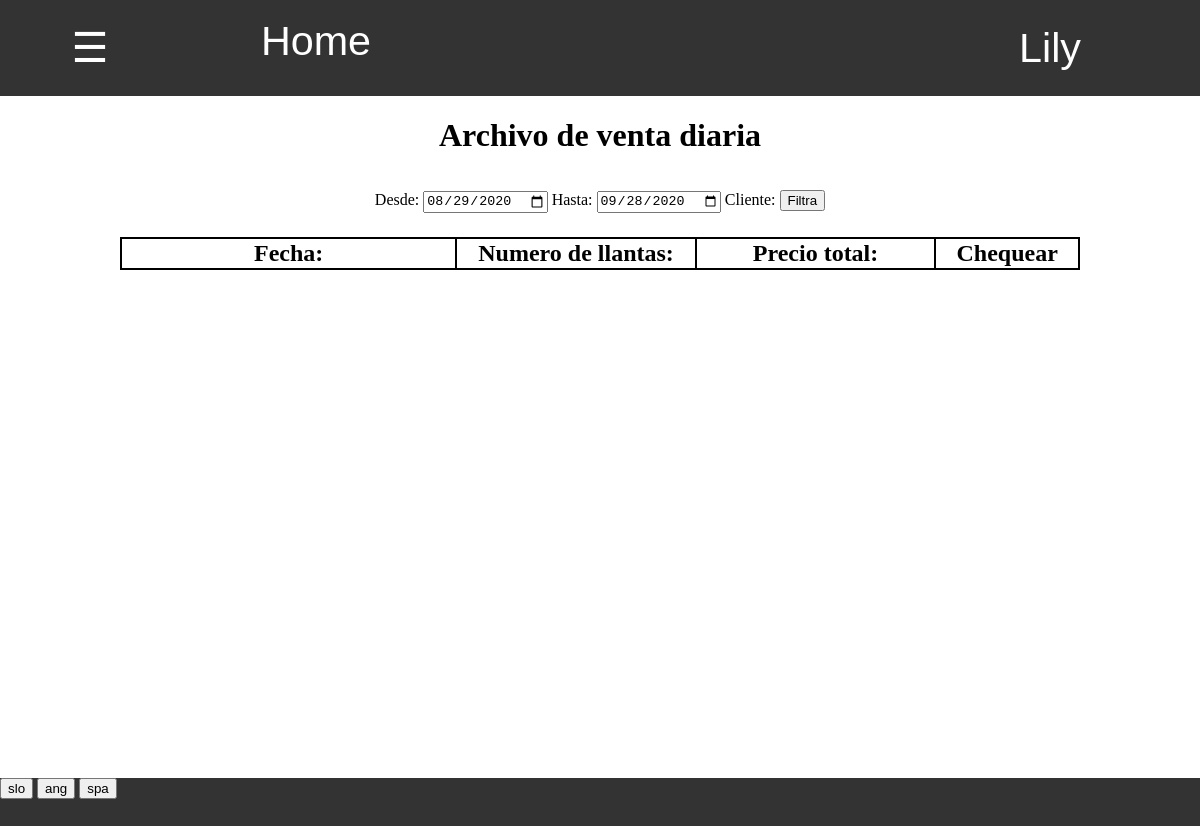
Page /zaloga/1/dnevna_prodaja/arhiv/ (signed in) on the earlier database version.
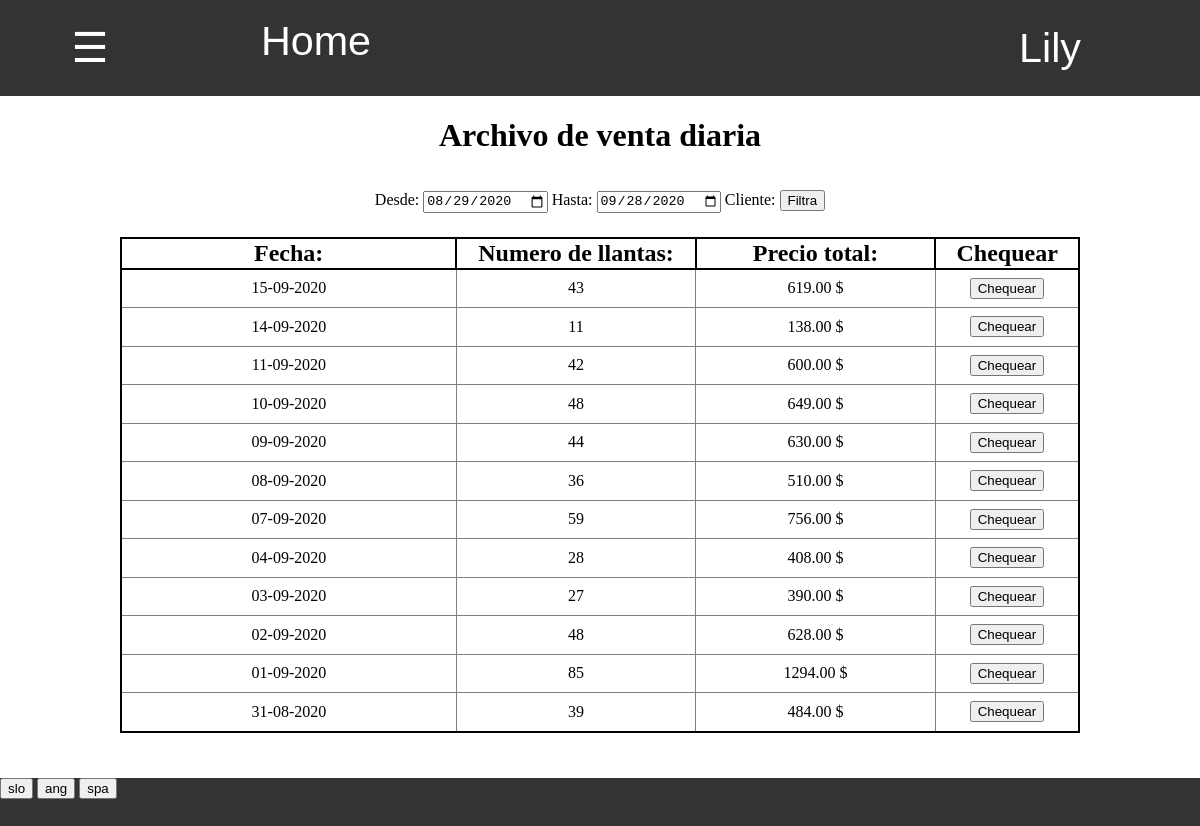
Same page on the later database version.
### program/models.py (models this page shows, shortened)
class Profil(models.Model):
    user = models.OneToOneField(User,on_delete=models.CASCADE)
    jezik =  models.CharField(default="spa",max_length=3, choices=JEZIKI)
    aktivna_zaloga = models.ForeignKey(Zaloga, default=1, on_delete=models.CASCADE)
    dovoljene_zaloge = models.ManyToManyField(Zaloga, related_name = "dovoljene")
    stranka = models.OneToOneField(Stranka, on_delete=models.CASCADE, default=None, null=True, blank=True)
    celo_ime = models.CharField(default="",max_length=40)
    tip_banke = models.CharField(default="",max_length=40)
    stevilka_racuna = models.CharField(default="",max_length=40)
    telefon = models.CharField(default="",max_length=40)

### zaloga/models.py (models this page shows, shortened)
class Dnevna_prodaja(models.Model):
    zaloga = models.ForeignKey(Zaloga, default=1, on_delete=models.CASCADE)
    prodaja = models.ForeignKey(Prodaja, default=1, on_delete=models.CASCADE)
    datum = models.DateField(default=timezone.now)
    title = models.CharField(default="", max_length=20)
    tip = 'dnevna_prodaja'
    @property
    def skupna_cena(self):
        cena = 0
        for vnos in Vnos.objects.filter(baza__dnevna_prodaja=self,baza__status="veljavno"):
            cena += vnos.cena * vnos.stevilo
        return cena
    @property
    def skupno_stevilo(self):
        stevilo = 0
        for vnos in Vnos.objects.filter(baza__dnevna_prodaja=self,baza__status="veljavno"):
            stevilo += vnos.stevilo
        return stevilo

class Vnos(models.Model):
    dimenzija = models.ForeignKey(Dimenzija,default=0,on_delete=models.CASCADE)
    tip = models.CharField(default="Y", choices=TIPI_SESTAVINE, max_length=10)
    stevilo = models.IntegerField()
    baza = models.ForeignKey(Baza,default=0, on_delete=models.CASCADE)
    cena = models.DecimalField(decimal_places=2,max_digits=5,default=None,null=True,blank=True)
    sprememba = models.ForeignKey(Sprememba,default=None,null=True,blank=True,on_delete=models.CASCADE)

### zaloga/views.py (the view, shortened to what this page needs)
# urls.py: path('arhiv/', views.arhiv, name='arhiv_baz'),
@login_required
def arhiv(request,zaloga, tip_baze):
    if request.method == "GET":
        danes = datetime.date.today().strftime('%Y-%m-%d')
        pred_mescem =  (datetime.date.today() - datetime.timedelta(days=30)).strftime('%Y-%m-%d')
        zacetek = request.GET.get('zacetek', pred_mescem)
        konec = request.GET.get('konec', danes)
        stranke = Stranka.objects.all()
        stranka = None
        if tip_baze == "dnevna_prodaja":
            baze = Dnevna_prodaja.objects.filter(zaloga=zaloga,datum__gte=zacetek, datum__lte=konec).prefetch_related('baza_set').order_by('-datum')
        zaloga = Zaloga.objects.get(pk =zaloga)
        return pokazi_stran(request, 'zaloga/arhiv_baz.html', {'zaloga':zaloga,'baze': baze, 'tip': tip_baze,'zacetek':zacetek,'konec':konec,'stranka':stranka,'stranke':stranke})

### program/models.py (called while the page is built)
    @property
    def vrni_jezike(self):
        return JEZIKI

### request_funkcije.py (called while the page is built)
def vrni_slovar(request):
    with open('slovar.json') as dat:
        slovar = json.load(dat)
    return slovar

def pokazi_stran(request, html, baze={}):
    je_stranka = False
    program = Program.objects.first()
    zaloga = request.user.profil.aktivna_zaloga
    if request.user.profil.stranka != None:
        je_stranka = True
    slovar = {'je_stranka':je_stranka,'program':program,'slovar':vrni_slovar(request),'jezik':request.user.profil.jezik}
    slovar.update(baze)
    if not 'zaloga' in baze:
        slovar.update({'zaloga':zaloga})
    slovar.update({'zaloga_pk':slovar['zaloga'].pk})
    return render(request, html, slovar)

### zaloga/models.py (called while the page is built)
    @property
    def tipi_prodaj(self):
        return json.loads(self.tipi_prodaje)

### zaloga/templatetags/zaloga_exstras.py (called while the page is built)
@register.filter(name="ima_prodajo")
def ima_prodajo(zaloga,prodaja):
    return prodaja in zaloga.tipi_prodaj

@register.filter
def keyvalue(dict, key):
    return dict[key]

### zaloga/templates/zaloga/arhiv_baz.html (shortened to what this page needs)
{% extends 'program/base.html' %}
{% load zaloga_exstras %}
{% block content %}
<h1>
{% if tip == 'prevzem' %}
    {{slovar|keyvalue:'Arhiv prevzemov'|keyvalue:jezik}}
{% elif tip == 'odpis' %}
    {{slovar|keyvalue:'Arhiv odpisov'|keyvalue:jezik}}
{% elif tip == 'inventura' %}
    {{slovar|keyvalue:'Arhiv inventur'|keyvalue:jezik}}
{% elif tip == 'vele_prodaja' %}
    {{slovar|keyvalue:'Arhiv vele prodaj'|keyvalue:jezik}}
{% elif tip == 'dnevna_prodaja' %}
    {{slovar|keyvalue:'Arhiv dnevnih prodaj'|keyvalue:jezik}}
{% endif %}
</h1>
<div class="filter" style="margin-top:3%">
    <form action="{% url 'arhiv_baz' zaloga_pk tip %}" method="GET">
        {{slovar|keyvalue:'Od'|keyvalue:jezik}}: <input type="date" value="{{zacetek}}" name="zacetek">
        {{slovar|keyvalue:'Do'|keyvalue:jezik}}: <input type="date" value="{{konec}}" name="konec">
        {{slovar|keyvalue:'Stranka'|keyvalue:jezik}}:
        <input type="submit" value="{{slovar|keyvalue:'Filtriraj'|keyvalue:jezik}}">
    </form>
</div>
<div class="table">
    {% if tip == "vele_prodaja" %}
    <table class="tabela_vnosov">
        <tr class="header">
            <th width="15%">{{slovar|keyvalue:'Faktura'|keyvalue:jezik}}:</th>
            <th width="15%">{{slovar|keyvalue:'Stranka'|keyvalue:jezik}}:</th>
            <th width="30%">{{slovar|keyvalue:'Datum'|keyvalue:jezik}}:</th>
            <th width="15%">{{slovar|keyvalue:'Skupno stevilo'|keyvalue:jezik}}: </th>
            <th width="20%">{{slovar|keyvalue:'Skupna cena'|keyvalue:jezik}}:</th>
            <th width="12%">{{slovar|keyvalue:'Ogled'|keyvalue:jezik}}</th>
        </tr>
        {% for baza in baze %}
            <tr>
                <td> {{baza.title}} </td>
                <td> {{baza.stranka.ime}} </td>
                <td> {{baza.datum}} </td>
                <td> {{baza.skupno_stevilo}} </td>
                <td> {{baza.koncna_cena}} $</td>
                <td>
                    <form action="{% url 'baza' zaloga_pk 'vele_prodaja' baza.pk %}" method="GET">
                        <input type="submit" value="{{slovar|keyvalue:'Ogled'|keyvalue:jezik}}">
                    </form>
                </td>
            </tr>
        {% endfor %}
    </table>
    {% elif tip == "dnevna_prodaja" %}
    <table class="tabela_vnosov">
        <tr>
            <th width="35%">{{slovar|keyvalue:'Datum'|keyvalue:jezik}}:</th>
            <th width="25%">{{slovar|keyvalue:'Stevilo prodanih'|keyvalue:jezik}}:</th>
            <th width="25%">{{slovar|keyvalue:'Skupna cena'|keyvalue:jezik}}:</th>
            <th width="15%">{{slovar|keyvalue:'Ogled'|keyvalue:jezik}}</th>
        </tr>
        {% for prodaja in baze %}
            <tr>
                <td> {{prodaja.title}} </td>
                <td> {{prodaja.skupno_stevilo}} </td>
                <td> {{prodaja.skupna_cena}} $ </td>
                <td>
                    <form action="{% url 'ogled_dnevne_prodaje' zaloga.pk prodaja.pk %}" method="GET">
                        <input type="submit" value="{{slovar|keyvalue:'Ogled'|keyvalue:jezik}}">
                    </form>
                </td>
            </tr>
        {% endfor %}
    </table>
    {% endif %}
</div>
{% endblock %}

Differences in the rows shown:
added Dnevna_prodaja: title "15-09-2020", skupno_stevilo "43", skupna_cena "619.00", {{ slovar|keyvalue:'Ogled'|keyvalue:jezik }} "Chequear"
added Dnevna_prodaja: title "14-09-2020", skupno_stevilo "11", skupna_cena "138.00", {{ slovar|keyvalue:'Ogled'|keyvalue:jezik }} "Chequear"
added Dnevna_prodaja: title "11-09-2020", skupno_stevilo "42", skupna_cena "600.00", {{ slovar|keyvalue:'Ogled'|keyvalue:jezik }} "Chequear"
added Dnevna_prodaja: title "10-09-2020", skupno_stevilo "48", skupna_cena "649.00", {{ slovar|keyvalue:'Ogled'|keyvalue:jezik }} "Chequear"
added Dnevna_prodaja: title "09-09-2020", skupno_stevilo "44", skupna_cena "630.00", {{ slovar|keyvalue:'Ogled'|keyvalue:jezik }} "Chequear"
added Dnevna_prodaja: title "08-09-2020", skupno_stevilo "36", skupna_cena "510.00", {{ slovar|keyvalue:'Ogled'|keyvalue:jezik }} "Chequear"
added Dnevna_prodaja: title "07-09-2020", skupno_stevilo "59", skupna_cena "756.00", {{ slovar|keyvalue:'Ogled'|keyvalue:jezik }} "Chequear"
added Dnevna_prodaja: title "04-09-2020", skupno_stevilo "28", skupna_cena "408.00", {{ slovar|keyvalue:'Ogled'|keyvalue:jezik }} "Chequear"
added Dnevna_prodaja: title "03-09-2020", skupno_stevilo "27", skupna_cena "390.00", {{ slovar|keyvalue:'Ogled'|keyvalue:jezik }} "Chequear"
added Dnevna_prodaja: title "02-09-2020", skupno_stevilo "48", skupna_cena "628.00", {{ slovar|keyvalue:'Ogled'|keyvalue:jezik }} "Chequear"
added Dnevna_prodaja: title "01-09-2020", skupno_stevilo "85", skupna_cena "1294.00", {{ slovar|keyvalue:'Ogled'|keyvalue:jezik }} "Chequear"
added Dnevna_prodaja: title "31-08-2020", skupno_stevilo "39", skupna_cena "484.00", {{ slovar|keyvalue:'Ogled'|keyvalue:jezik }} "Chequear"
